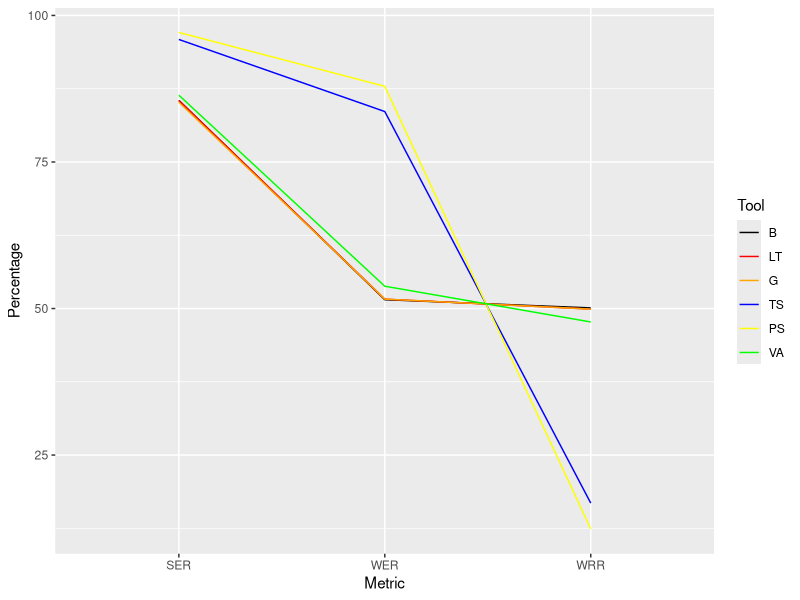

The R script that drew this image:
# De-biasing Transcribed Text from Automatic Speech Recognition Systems
# Copyright (C) 2021  Rigved Rakshit
#
# This program is free software: you can redistribute it and/or modify
# it under the terms of the GNU Affero General Public License as published
# by the Free Software Foundation, either version 3 of the License, or
# (at your option) any later version.
#
# This program is distributed in the hope that it will be useful,
# but WITHOUT ANY WARRANTY; without even the implied warranty of
# MERCHANTABILITY or FITNESS FOR A PARTICULAR PURPOSE.  See the
# GNU Affero General Public License for more details.
#
# You should have received a copy of the GNU Affero General Public License
# along with this program.  If not, see <https://www.gnu.org/licenses/>.

library(ggplot2)
library(reshape2)

set.seed(42)

# Store the results
results <- data.frame(Metric = c('WER', 'WRR', 'SER'), B = c(51.5, 50.1, 85.5), LT = c(51.6, 49.9, 85.5), G = c(51.6, 49.9, 85.2), TS = c(83.6, 16.8, 95.9), PS = c(87.9, 12.4, 97.1), VA = c(53.8, 47.7, 86.4))
mresults <- melt(results, id.vars = 'Metric', value.name = 'Percentage', variable.name = 'Tool')

# Display the results data frame
mresults

# Plot the results to show similarities and differences in the results
ggplot(mresults, aes(x = Metric, y = Percentage, color = Tool, group = Tool)) + geom_line() + scale_color_manual(values = c('B'='black', 'LT'='red', 'G'='orange', 'TS'='blue', 'PS'='yellow', 'VA'='green')) + scale_linetype_manual(values = c('B'='solid', 'LT'='dashed', 'G'='dashed', 'TS'='dotted', 'PS'='dotted', 'VA'='dotted'))
